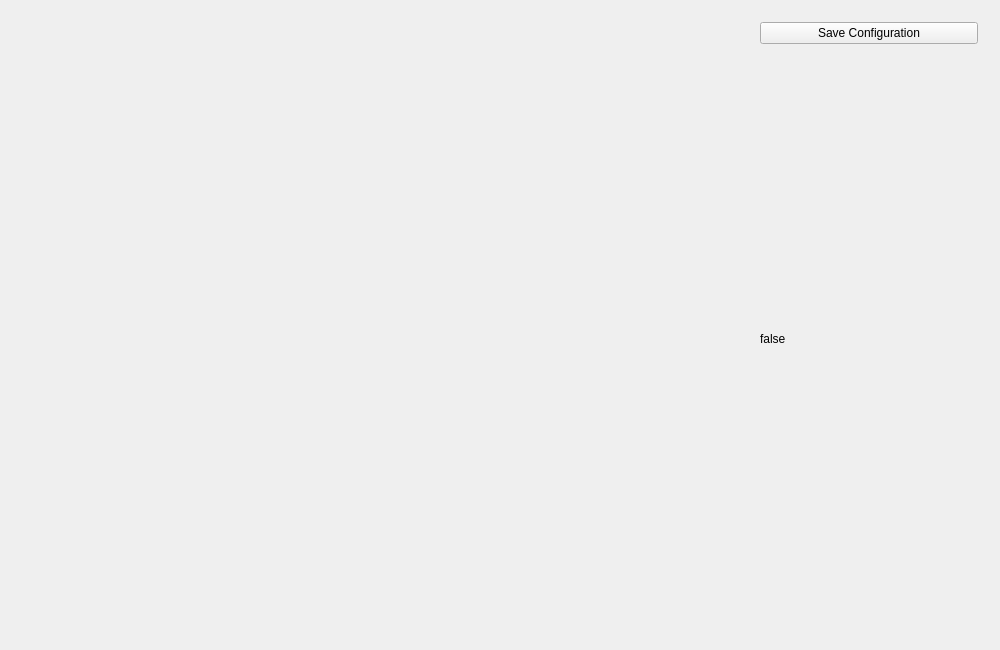
<?xml version="1.0" encoding="UTF-8"?>
<ui version="4.0">
 <class>ApiGui</class>
 <widget class="QWidget" name="ApiGui">
  <property name="geometry">
   <rect>
    <x>0</x>
    <y>0</y>
    <width>1000</width>
    <height>650</height>
   </rect>
  </property>
  <property name="windowTitle">
   <string>ApiGui</string>
  </property>
  <layout class="QHBoxLayout" name="horizontalLayout">
   <item>
    <widget class="QWidget" name="widgetSender" native="true">
     <layout class="QVBoxLayout" name="verticalLayout_3">
      <item>
       <layout class="QVBoxLayout" name="verticalLayoutSender">
        <property name="sizeConstraint">
         <enum>QLayout::SetMaximumSize</enum>
        </property>
       </layout>
      </item>
     </layout>
    </widget>
   </item>
   <item>
    <widget class="QWidget" name="emptyWidget" native="true">
     <layout class="QVBoxLayout" name="verticalLayout_5"/>
    </widget>
   </item>
   <item>
    <widget class="QWidget" name="widgetReceiver" native="true">
     <layout class="QVBoxLayout" name="verticalLayout_7">
      <item>
       <layout class="QVBoxLayout" name="verticalLayoutReceiver"/>
      </item>
     </layout>
    </widget>
   </item>
   <item>
    <widget class="QWidget" name="widget" native="true">
     <layout class="QVBoxLayout" name="verticalLayout_2">
      <item>
       <widget class="QPushButton" name="saveButton">
        <property name="text">
         <string>Save Configuration</string>
        </property>
       </widget>
      </item>
      <item>
       <widget class="QLabel" name="TestLabel">
        <property name="text">
         <string>false</string>
        </property>
       </widget>
      </item>
     </layout>
    </widget>
   </item>
  </layout>
 </widget>
 <layoutdefault spacing="6" margin="11"/>
 <resources/>
 <connections/>
</ui>
